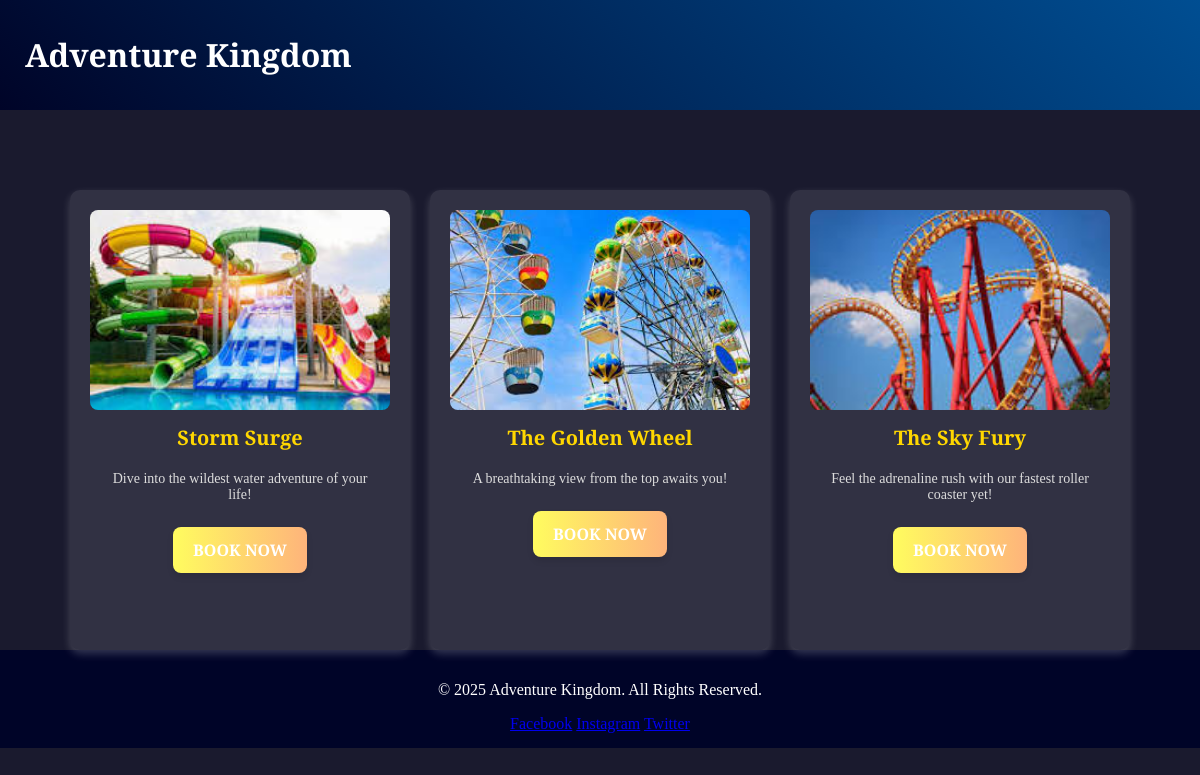
Page /view_rides.php on the earlier database version.
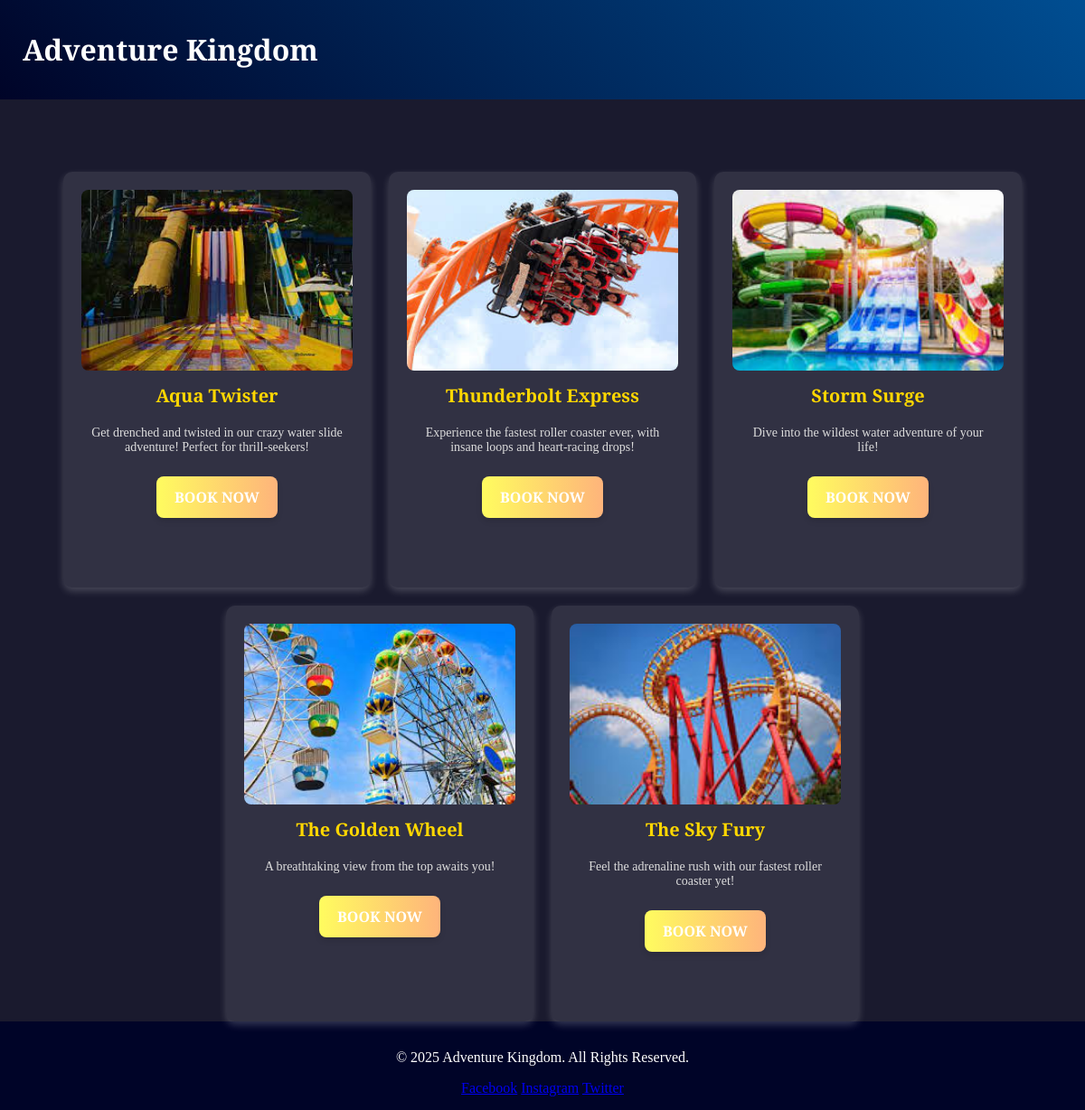
Same page on the later database version.
### tables this page shows
CREATE TABLE `rides` (
  `id` int(11) NOT NULL,
  `name` varchar(255) NOT NULL,
  `price` decimal(10,2) NOT NULL,
  `description` text NOT NULL,
  `image` varchar(255) NOT NULL
);

### view_rides.php (the view, shortened to what this page needs)
<?php
require 'config.php';
$stmt = $conn->query("SELECT * FROM rides ORDER BY id DESC");
$rides = $stmt->fetchAll(PDO::FETCH_ASSOC);
?>
<!DOCTYPE html>
<html lang="en">
<head>
  <link rel="stylesheet" href="css/style.css" />
  <link rel="stylesheet" href="css/animations.css" />
</head>
<body>
<header>
  <h1>Adventure Kingdom</h1>
</header>
<section class="ride-container" style="margin-top: 80px;">
  <?php foreach ($rides as $ride): ?>
    <div class="ride-card">
      <img src="images/rides/<?= htmlspecialchars($ride['image']) ?>" alt="<?= htmlspecialchars($ride['name']) ?>">
      <h3><?= htmlspecialchars($ride['name']) ?></h3>
      <p><?= htmlspecialchars($ride['description']) ?></p>
      <a href="book_tickets.php?ride=<?= urlencode($ride['name']) ?>" class="btn book-now-btn" style="margin-top:10px; display:inline-block; " >Book Now</a>
    </div>
  <?php endforeach; ?>
</section>
<footer>
  <p>&copy; <?php echo date("Y"); ?> Adventure Kingdom. All Rights Reserved.</p>
  <div class="social-icons">
    <a href="#">Facebook</a>
    <a href="#">Instagram</a>
    <a href="#">Twitter</a>
  </div>
</footer>
</body>
</html>

Differences in the rows shown:
added rides: image (picture), name "Aqua Twister", description "Get drenched and twisted in our crazy water slide adventure! Perfect for thrill-seekers!"
added rides: image (picture), name "Thunderbolt Express", description "Experience the fastest roller coaster ever, with insane loops and heart-racing drops!"
